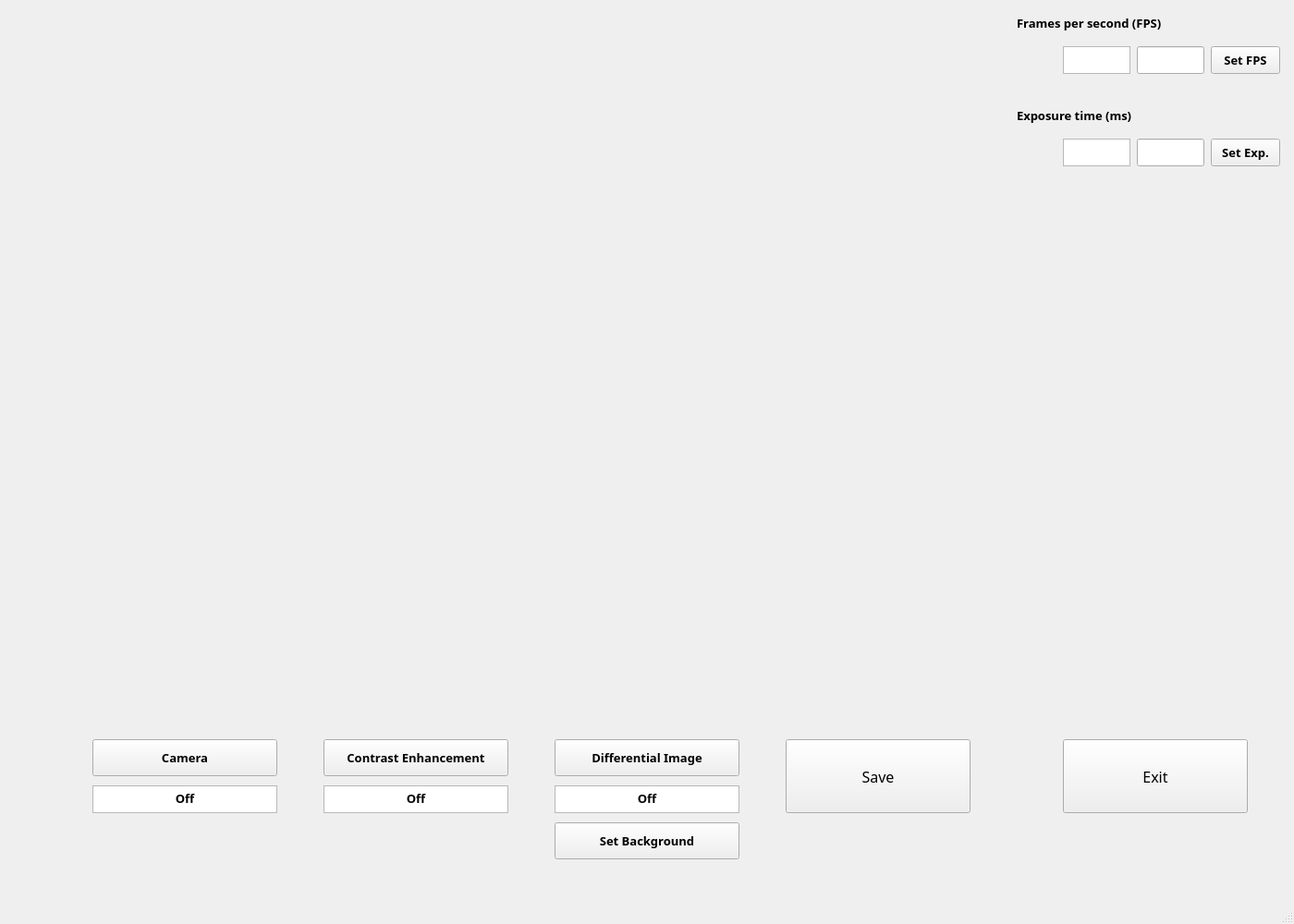
<?xml version="1.0" encoding="UTF-8"?>
<ui version="4.0">
 <class>MainWindow</class>
 <widget class="QMainWindow" name="MainWindow">
  <property name="geometry">
   <rect>
    <x>0</x>
    <y>0</y>
    <width>1400</width>
    <height>1000</height>
   </rect>
  </property>
  <property name="font">
   <font>
    <family>Arial Black</family>
    <pointsize>10</pointsize>
    <weight>75</weight>
    <bold>true</bold>
   </font>
  </property>
  <property name="windowTitle">
   <string>MOKE microscope (Axel's group)</string>
  </property>
  <widget class="QWidget" name="centralwidget">
   <widget class="QPushButton" name="Movie_Button">
    <property name="geometry">
     <rect>
      <x>100</x>
      <y>800</y>
      <width>200</width>
      <height>40</height>
     </rect>
    </property>
    <property name="font">
     <font>
      <family>Arial Black</family>
      <pointsize>10</pointsize>
     </font>
    </property>
    <property name="text">
     <string>Camera</string>
    </property>
   </widget>
   <widget class="QLabel" name="Movie_Frame">
    <property name="geometry">
     <rect>
      <x>50</x>
      <y>10</y>
      <width>1028</width>
      <height>772</height>
     </rect>
    </property>
    <property name="text">
     <string/>
    </property>
    <property name="scaledContents">
     <bool>false</bool>
    </property>
   </widget>
   <widget class="QPushButton" name="Contrast_Button">
    <property name="geometry">
     <rect>
      <x>350</x>
      <y>800</y>
      <width>200</width>
      <height>40</height>
     </rect>
    </property>
    <property name="font">
     <font>
      <family>Arial Black</family>
      <pointsize>10</pointsize>
     </font>
    </property>
    <property name="text">
     <string>Contrast Enhancement</string>
    </property>
   </widget>
   <widget class="QTextBrowser" name="Contrast_Text_Browser">
    <property name="geometry">
     <rect>
      <x>350</x>
      <y>850</y>
      <width>200</width>
      <height>30</height>
     </rect>
    </property>
    <property name="font">
     <font>
      <family>Arial Black</family>
      <pointsize>10</pointsize>
     </font>
    </property>
    <property name="html">
     <string>&lt;!DOCTYPE HTML PUBLIC &quot;-//W3C//DTD HTML 4.0//EN&quot; &quot;http://www.w3.org/TR/REC-html40/strict.dtd&quot;&gt;
&lt;html&gt;&lt;head&gt;&lt;meta name=&quot;qrichtext&quot; content=&quot;1&quot; /&gt;&lt;style type=&quot;text/css&quot;&gt;
p, li { white-space: pre-wrap; }
&lt;/style&gt;&lt;/head&gt;&lt;body style=&quot; font-family:'Arial Black'; font-size:10pt; font-weight:600; font-style:normal;&quot;&gt;
&lt;p align=&quot;center&quot; style=&quot; margin-top:0px; margin-bottom:0px; margin-left:0px; margin-right:0px; -qt-block-indent:0; text-indent:0px;&quot;&gt;&lt;span style=&quot; font-family:'Gulim';&quot;&gt;Off&lt;/span&gt;&lt;/p&gt;&lt;/body&gt;&lt;/html&gt;</string>
    </property>
   </widget>
   <widget class="QPushButton" name="Save_Button">
    <property name="geometry">
     <rect>
      <x>850</x>
      <y>800</y>
      <width>200</width>
      <height>80</height>
     </rect>
    </property>
    <property name="font">
     <font>
      <family>Arial Black</family>
      <pointsize>12</pointsize>
      <weight>50</weight>
      <italic>false</italic>
      <bold>false</bold>
     </font>
    </property>
    <property name="text">
     <string>Save</string>
    </property>
   </widget>
   <widget class="QTextBrowser" name="Movie_Text_Browser">
    <property name="geometry">
     <rect>
      <x>100</x>
      <y>850</y>
      <width>200</width>
      <height>30</height>
     </rect>
    </property>
    <property name="font">
     <font>
      <family>Arial Black</family>
      <pointsize>10</pointsize>
     </font>
    </property>
    <property name="html">
     <string>&lt;!DOCTYPE HTML PUBLIC &quot;-//W3C//DTD HTML 4.0//EN&quot; &quot;http://www.w3.org/TR/REC-html40/strict.dtd&quot;&gt;
&lt;html&gt;&lt;head&gt;&lt;meta name=&quot;qrichtext&quot; content=&quot;1&quot; /&gt;&lt;style type=&quot;text/css&quot;&gt;
p, li { white-space: pre-wrap; }
&lt;/style&gt;&lt;/head&gt;&lt;body style=&quot; font-family:'Arial Black'; font-size:10pt; font-weight:600; font-style:normal;&quot;&gt;
&lt;p align=&quot;center&quot; style=&quot; margin-top:0px; margin-bottom:0px; margin-left:0px; margin-right:0px; -qt-block-indent:0; text-indent:0px;&quot;&gt;&lt;span style=&quot; font-family:'MS Shell Dlg 2';&quot;&gt;Off&lt;/span&gt;&lt;/p&gt;&lt;/body&gt;&lt;/html&gt;</string>
    </property>
   </widget>
   <widget class="QPushButton" name="Diff_Button">
    <property name="geometry">
     <rect>
      <x>600</x>
      <y>800</y>
      <width>200</width>
      <height>40</height>
     </rect>
    </property>
    <property name="font">
     <font>
      <family>Arial Black</family>
      <pointsize>10</pointsize>
     </font>
    </property>
    <property name="text">
     <string>Differential Image</string>
    </property>
   </widget>
   <widget class="QTextBrowser" name="Diff_Text_Browser">
    <property name="geometry">
     <rect>
      <x>600</x>
      <y>850</y>
      <width>200</width>
      <height>30</height>
     </rect>
    </property>
    <property name="font">
     <font>
      <family>Arial Black</family>
      <pointsize>10</pointsize>
     </font>
    </property>
    <property name="html">
     <string>&lt;!DOCTYPE HTML PUBLIC &quot;-//W3C//DTD HTML 4.0//EN&quot; &quot;http://www.w3.org/TR/REC-html40/strict.dtd&quot;&gt;
&lt;html&gt;&lt;head&gt;&lt;meta name=&quot;qrichtext&quot; content=&quot;1&quot; /&gt;&lt;style type=&quot;text/css&quot;&gt;
p, li { white-space: pre-wrap; }
&lt;/style&gt;&lt;/head&gt;&lt;body style=&quot; font-family:'Arial Black'; font-size:10pt; font-weight:600; font-style:normal;&quot;&gt;
&lt;p align=&quot;center&quot; style=&quot; margin-top:0px; margin-bottom:0px; margin-left:0px; margin-right:0px; -qt-block-indent:0; text-indent:0px;&quot;&gt;&lt;span style=&quot; font-family:'Gulim';&quot;&gt;Off&lt;/span&gt;&lt;/p&gt;&lt;/body&gt;&lt;/html&gt;</string>
    </property>
   </widget>
   <widget class="QPushButton" name="SetBG_Button">
    <property name="geometry">
     <rect>
      <x>600</x>
      <y>890</y>
      <width>200</width>
      <height>40</height>
     </rect>
    </property>
    <property name="font">
     <font>
      <family>Arial Black</family>
      <pointsize>10</pointsize>
     </font>
    </property>
    <property name="text">
     <string>Set Background</string>
    </property>
   </widget>
   <widget class="QPushButton" name="Exit_Button">
    <property name="geometry">
     <rect>
      <x>1150</x>
      <y>800</y>
      <width>200</width>
      <height>80</height>
     </rect>
    </property>
    <property name="font">
     <font>
      <family>Arial Black</family>
      <pointsize>12</pointsize>
      <weight>50</weight>
      <italic>false</italic>
      <bold>false</bold>
     </font>
    </property>
    <property name="text">
     <string>Exit</string>
    </property>
   </widget>
   <widget class="QLineEdit" name="SetFPS_lineEdit">
    <property name="geometry">
     <rect>
      <x>1230</x>
      <y>50</y>
      <width>73</width>
      <height>30</height>
     </rect>
    </property>
    <property name="font">
     <font>
      <family>Arial Black</family>
      <pointsize>10</pointsize>
      <weight>75</weight>
      <bold>true</bold>
     </font>
    </property>
    <property name="alignment">
     <set>Qt::AlignRight|Qt::AlignTrailing|Qt::AlignVCenter</set>
    </property>
   </widget>
   <widget class="QPushButton" name="SetFPS_Button">
    <property name="geometry">
     <rect>
      <x>1310</x>
      <y>50</y>
      <width>75</width>
      <height>30</height>
     </rect>
    </property>
    <property name="font">
     <font>
      <family>Arial Black</family>
      <pointsize>10</pointsize>
      <weight>75</weight>
      <bold>true</bold>
     </font>
    </property>
    <property name="text">
     <string>Set FPS</string>
    </property>
   </widget>
   <widget class="QLabel" name="FPS_label">
    <property name="geometry">
     <rect>
      <x>1100</x>
      <y>10</y>
      <width>200</width>
      <height>30</height>
     </rect>
    </property>
    <property name="font">
     <font>
      <family>Arial Black</family>
      <pointsize>10</pointsize>
      <weight>75</weight>
      <bold>true</bold>
     </font>
    </property>
    <property name="text">
     <string>Frames per second (FPS)</string>
    </property>
   </widget>
   <widget class="QTextBrowser" name="FPS_Text_Browser">
    <property name="geometry">
     <rect>
      <x>1150</x>
      <y>50</y>
      <width>73</width>
      <height>30</height>
     </rect>
    </property>
    <property name="font">
     <font>
      <family>Arial Black</family>
      <pointsize>10</pointsize>
     </font>
    </property>
    <property name="html">
     <string>&lt;!DOCTYPE HTML PUBLIC &quot;-//W3C//DTD HTML 4.0//EN&quot; &quot;http://www.w3.org/TR/REC-html40/strict.dtd&quot;&gt;
&lt;html&gt;&lt;head&gt;&lt;meta name=&quot;qrichtext&quot; content=&quot;1&quot; /&gt;&lt;style type=&quot;text/css&quot;&gt;
p, li { white-space: pre-wrap; }
&lt;/style&gt;&lt;/head&gt;&lt;body style=&quot; font-family:'Arial Black'; font-size:10pt; font-weight:600; font-style:normal;&quot;&gt;
&lt;p align=&quot;center&quot; style=&quot;-qt-paragraph-type:empty; margin-top:0px; margin-bottom:0px; margin-left:0px; margin-right:0px; -qt-block-indent:0; text-indent:0px; font-weight:400;&quot;&gt;&lt;br /&gt;&lt;/p&gt;&lt;/body&gt;&lt;/html&gt;</string>
    </property>
   </widget>
   <widget class="QLabel" name="Exp_label">
    <property name="geometry">
     <rect>
      <x>1100</x>
      <y>110</y>
      <width>200</width>
      <height>30</height>
     </rect>
    </property>
    <property name="font">
     <font>
      <family>Arial Black</family>
      <pointsize>10</pointsize>
      <weight>75</weight>
      <bold>true</bold>
     </font>
    </property>
    <property name="text">
     <string>Exposure time (ms)</string>
    </property>
   </widget>
   <widget class="QTextBrowser" name="Exp_Text_Browser">
    <property name="geometry">
     <rect>
      <x>1150</x>
      <y>150</y>
      <width>73</width>
      <height>30</height>
     </rect>
    </property>
    <property name="font">
     <font>
      <family>Arial Black</family>
      <pointsize>10</pointsize>
     </font>
    </property>
    <property name="html">
     <string>&lt;!DOCTYPE HTML PUBLIC &quot;-//W3C//DTD HTML 4.0//EN&quot; &quot;http://www.w3.org/TR/REC-html40/strict.dtd&quot;&gt;
&lt;html&gt;&lt;head&gt;&lt;meta name=&quot;qrichtext&quot; content=&quot;1&quot; /&gt;&lt;style type=&quot;text/css&quot;&gt;
p, li { white-space: pre-wrap; }
&lt;/style&gt;&lt;/head&gt;&lt;body style=&quot; font-family:'Arial Black'; font-size:10pt; font-weight:600; font-style:normal;&quot;&gt;
&lt;p align=&quot;center&quot; style=&quot;-qt-paragraph-type:empty; margin-top:0px; margin-bottom:0px; margin-left:0px; margin-right:0px; -qt-block-indent:0; text-indent:0px; font-weight:400;&quot;&gt;&lt;br /&gt;&lt;/p&gt;&lt;/body&gt;&lt;/html&gt;</string>
    </property>
   </widget>
   <widget class="QLineEdit" name="SetExp_lineEdit">
    <property name="geometry">
     <rect>
      <x>1230</x>
      <y>150</y>
      <width>73</width>
      <height>30</height>
     </rect>
    </property>
    <property name="font">
     <font>
      <family>Arial Black</family>
      <pointsize>10</pointsize>
      <weight>75</weight>
      <bold>true</bold>
     </font>
    </property>
    <property name="alignment">
     <set>Qt::AlignRight|Qt::AlignTrailing|Qt::AlignVCenter</set>
    </property>
   </widget>
   <widget class="QPushButton" name="SetExp_Button">
    <property name="geometry">
     <rect>
      <x>1310</x>
      <y>150</y>
      <width>75</width>
      <height>30</height>
     </rect>
    </property>
    <property name="font">
     <font>
      <family>Arial Black</family>
      <pointsize>10</pointsize>
      <weight>75</weight>
      <bold>true</bold>
     </font>
    </property>
    <property name="text">
     <string>Set Exp.</string>
    </property>
   </widget>
  </widget>
  <widget class="QMenuBar" name="menubar">
   <property name="geometry">
    <rect>
     <x>0</x>
     <y>0</y>
     <width>1400</width>
     <height>24</height>
    </rect>
   </property>
  </widget>
  <widget class="QStatusBar" name="statusbar"/>
 </widget>
 <resources/>
 <connections/>
</ui>
